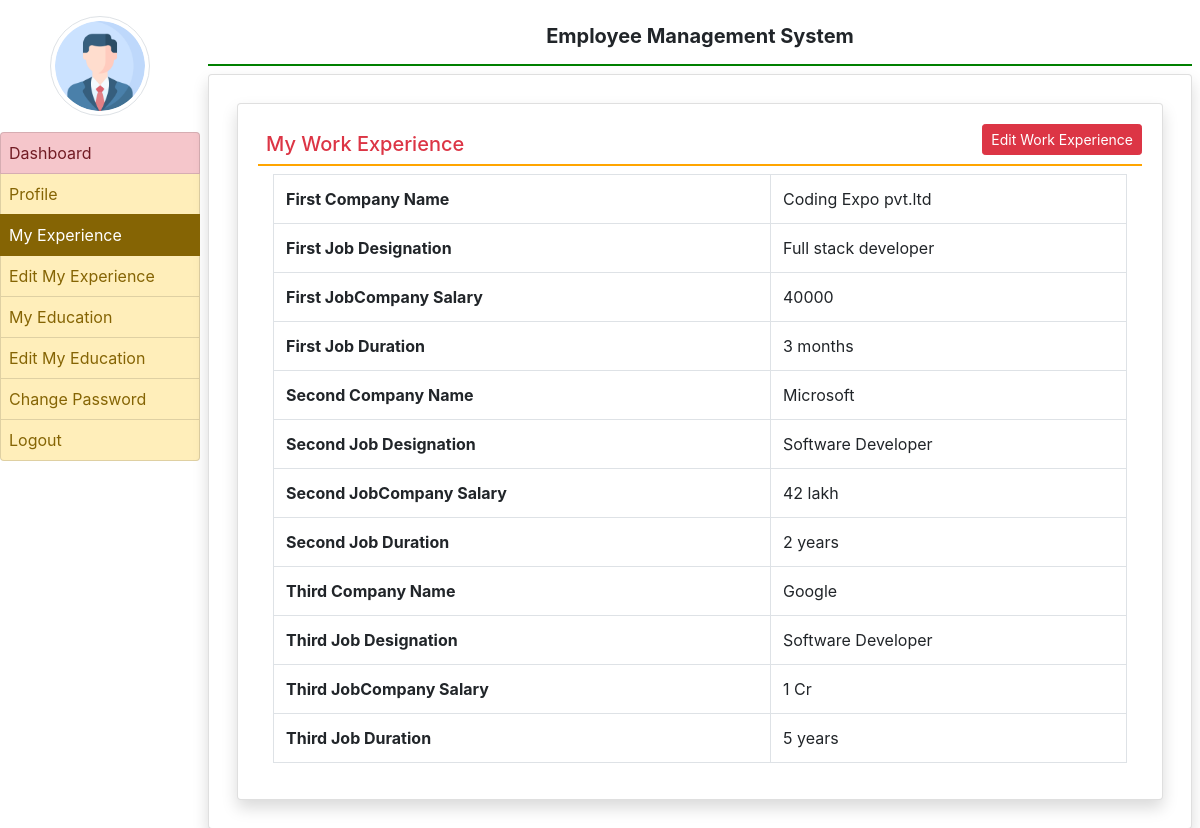
Before: /my_experience/ (signed in) with the older database file.
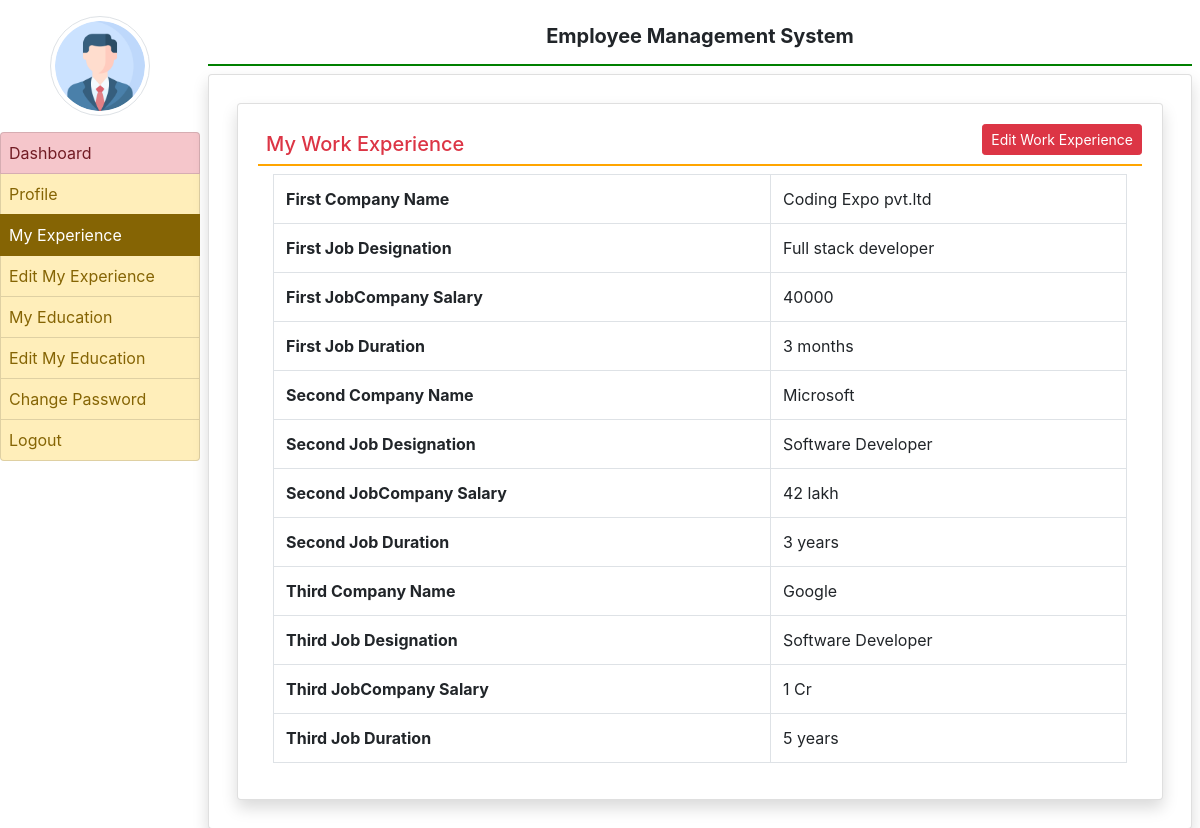
After: the same page with the newer database file.
### employee/models.py (models this page shows, shortened)
class EmployeeExperience(models.Model):
    user = models.ForeignKey(User, on_delete=models.CASCADE)
    company1name = models.CharField(max_length=100,null=True)
    company1deg = models.CharField(max_length=100,null=True)
    company1salary = models.CharField(max_length=100,null=True)
    company1duration = models.CharField(max_length=100,null=True)
    company2name = models.CharField(max_length=100,null=True)
    company2deg = models.CharField(max_length=100,null=True)
    company2salary = models.CharField(max_length=100,null=True)
    company2duration = models.CharField(max_length=100,null=True)
    company3name = models.CharField(max_length=100,null=True)
    company3deg = models.CharField(max_length=100,null=True)
    company3salary = models.CharField(max_length=100,null=True)
    company3duration = models.CharField(max_length=100,null=True)

### employee/views.py (the view)
# urls.py: path('my_experience/',my_experience,name="my_experience"),
def my_experience(request):
    if not request.user.is_authenticated:
        return redirect('emplogin')
    user = request.user
    experience = EmployeeExperience.objects.get(user=user)
    return render(request,'my_experience.html',locals())

### employee/templates/my_experience.html
{% extends 'emp_base.html' %}
{% block main %}
<div class="card shadow m-2">
    <div class="card-body">
        <a href="{% url 'edit_experience' %}" class="btn btn-danger float-right btn-sm">Edit Work Experience</a>
        <h5 class="p-2 text-danger" style="border-bottom :2px solid orange">My Work Experience</h5>
        <div class="container-fluid">
            <table class="table table-bordered">
                <tr>
                    <th>First Company Name</th>
                    <td>{{experience.company1name}}</td>
                </tr>
                <tr>
                    <th>First Job Designation</th>
                    <td>{{experience.company1deg}}</td>
                </tr>
                <tr>
                    <th>First JobCompany Salary</th>
                    <td>{{experience.company1salary}}</td>
                </tr>
                <tr>
                    <th>First Job Duration</th>
                    <td>{{experience.company1duration}}</td>
                </tr>
                <tr>
                    <th>Second Company Name</th>
                    <td>{{experience.company2name}}</td>
                </tr>
                <tr>
                    <th>Second Job Designation</th>
                    <td>{{experience.company2deg}}</td>
                </tr>
                <tr>
                    <th>Second JobCompany Salary</th>
                    <td>{{experience.company2salary}}</td>
                </tr>
                <tr>
                    <th>Second Job Duration</th>
                    <td>{{experience.company2duration}}</td>
                </tr>
                <tr>
                    <th>Third Company Name</th>
                    <td>{{experience.company3name}}</td>
                </tr>
                <tr>
                    <th>Third Job Designation</th>
                    <td>{{experience.company3deg}}</td>
                </tr>
                <tr>
                    <th>Third JobCompany Salary</th>
                    <td>{{experience.company3salary}}</td>
                </tr>
                <tr>
                    <th>Third Job Duration</th>
                    <td>{{experience.company3duration}}</td>
                </tr>
            </table>
        </div>
    </div>
</div>
{% endblock %}

Changed rows visible on the page:
changed EmployeeExperience "Coding Expo pvt.ltd": company2duration "2 years" → "3 years"
